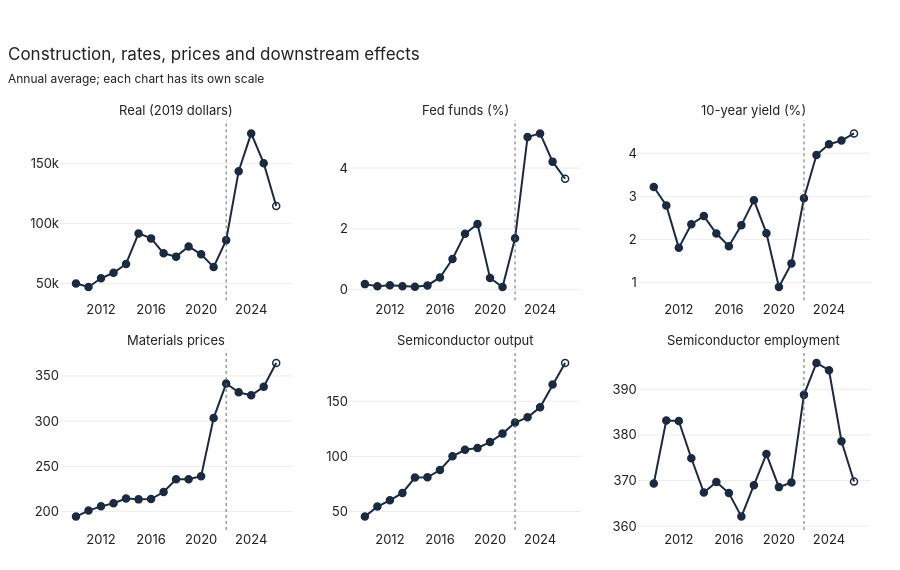

The cell this chart's notebook holds for it:
### Markdown cell above
## 6. Confounders

### Code cell
plot_small_multiples(fred, 'date', ['TLMFGCONS_real', 'FEDFUNDS', 'GS10', 'WPUSI012011', 'IPG3344S', 'CES3133440001'],
                     title='Construction, rates, prices and downstream effects',
                     subtitle='Annual average; each chart has its own scale')

### Figure 1 — Plotly figure (JSON) as saved in the notebook; plotly's stock layout.template omitted (floating-point values rounded to 4 significant figures)
{"data": [{"hovertemplate": "Real (2019 dollars) : %{y:,.0f}<extra></extra>", "line": {"color": "#1b2a41", "width": 2}, "marker": {"color": "#1b2a41", "line": {"color": "#1b2a41", "width": 1.5}, "size": 7, "symbol": ["circle", "circle", "circle", "circle", "circle", "circle", "circle", "circle", "circle", "circle", "circle", "circle", "circle", "circle", "circle", "circle", "circle-open"]}, "mode": "lines+markers", "name": "Real (2019 dollars)", "showlegend": false, "type": "scatter", "x": [2010, 2011, 2012, 2013, 2014, 2015, 2016, 2017, 2018, 2019, 2020, 2021, 2022, 2023, 2024, 2025, 2026], "xaxis": "x", "y": [50130.0, 47230.0, 54480.0, 59080.0, 66420.0, 91890.0, 87740.0, 75300.0, 72530.0, 81020.0, 74440.0, 63800.0, 86280.0, 143700.0, 175200.0, 150400.0, 114700.0], "yaxis": "y"}, {"hovertemplate": "Fed funds (%) : %{y:,.0f}<extra></extra>", "line": {"color": "#1b2a41", "width": 2}, "marker": {"color": "#1b2a41", "line": {"color": "#1b2a41", "width": 1.5}, "size": 7, "symbol": ["circle", "circle", "circle", "circle", "circle", "circle", "circle", "circle", "circle", "circle", "circle", "circle", "circle", "circle", "circle", "circle", "circle-open"]}, "mode": "lines+markers", "name": "Fed funds (%)", "showlegend": false, "type": "scatter", "x": [2010, 2011, 2012, 2013, 2014, 2015, 2016, 2017, 2018, 2019, 2020, 2021, 2022, 2023, 2024, 2025, 2026], "xaxis": "x2", "y": [0.175, 0.1017, 0.14, 0.1075, 0.08917, 0.1325, 0.395, 1.002, 1.832, 2.158, 0.3758, 0.08, 1.683, 5.024, 5.143, 4.212, 3.648], "yaxis": "y2"}, {"hovertemplate": "10-year yield (%) : %{y:,.0f}<extra></extra>", "line": {"color": "#1b2a41", "width": 2}, "marker": {"color": "#1b2a41", "line": {"color": "#1b2a41", "width": 1.5}, "size": 7, "symbol": ["circle", "circle", "circle", "circle", "circle", "circle", "circle", "circle", "circle", "circle", "circle", "circle", "circle", "circle", "circle", "circle", "circle-open"]}, "mode": "lines+markers", "name": "10-year yield (%)", "showlegend": false, "type": "scatter", "x": [2010, 2011, 2012, 2013, 2014, 2015, 2016, 2017, 2018, 2019, 2020, 2021, 2022, 2023, 2024, 2025, 2026], "xaxis": "x3", "y": [3.214, 2.786, 1.802, 2.351, 2.541, 2.136, 1.842, 2.33, 2.91, 2.144, 0.8942, 1.443, 2.952, 3.957, 4.208, 4.292, 4.459], "yaxis": "y3"}, {"hovertemplate": "Materials prices : %{y:,.0f}<extra></extra>", "line": {"color": "#1b2a41", "width": 2}, "marker": {"color": "#1b2a41", "line": {"color": "#1b2a41", "width": 1.5}, "size": 7, "symbol": ["circle", "circle", "circle", "circle", "circle", "circle", "circle", "circle", "circle", "circle", "circle", "circle", "circle", "circle", "circle", "circle", "circle-open"]}, "mode": "lines+markers", "name": "Materials prices", "showlegend": false, "type": "scatter", "x": [2010, 2011, 2012, 2013, 2014, 2015, 2016, 2017, 2018, 2019, 2020, 2021, 2022, 2023, 2024, 2025, 2026], "xaxis": "x4", "y": [194.5, 201.1, 205.8, 209.3, 214.5, 213.5, 213.9, 221.6, 235.8, 235.7, 239.2, 303.4, 341.5, 331.8, 328.5, 337.9, 364.2], "yaxis": "y4"}, {"hovertemplate": "Semiconductor output : %{y:,.0f}<extra></extra>", "line": {"color": "#1b2a41", "width": 2}, "marker": {"color": "#1b2a41", "line": {"color": "#1b2a41", "width": 1.5}, "size": 7, "symbol": ["circle", "circle", "circle", "circle", "circle", "circle", "circle", "circle", "circle", "circle", "circle", "circle", "circle", "circle", "circle", "circle", "circle-open"]}, "mode": "lines+markers", "name": "Semiconductor output", "showlegend": false, "type": "scatter", "x": [2010, 2011, 2012, 2013, 2014, 2015, 2016, 2017, 2018, 2019, 2020, 2021, 2022, 2023, 2024, 2025, 2026], "xaxis": "x5", "y": [45.31, 54.43, 60.1, 66.74, 80.72, 80.96, 87.6, 100.0, 105.9, 107.5, 112.9, 120.6, 130.7, 135.4, 144.4, 165.2, 184.7], "yaxis": "y5"}, {"hovertemplate": "Semiconductor employment : %{y:,.0f}<extra></extra>", "line": {"color": "#1b2a41", "width": 2}, "marker": {"color": "#1b2a41", "line": {"color": "#1b2a41", "width": 1.5}, "size": 7, "symbol": ["circle", "circle", "circle", "circle", "circle", "circle", "circle", "circle", "circle", "circle", "circle", "circle", "circle", "circle", "circle", "circle", "circle-open"]}, "mode": "lines+markers", "name": "Semiconductor employment", "showlegend": false, "type": "scatter", "x": [2010, 2011, 2012, 2013, 2014, 2015, 2016, 2017, 2018, 2019, 2020, 2021, 2022, 2023, 2024, 2025, 2026], "xaxis": "x6", "y": [369.3, 383.2, 383.0, 374.9, 367.4, 369.7, 367.2, 362.1, 369.0, 375.8, 368.6, 369.6, 388.8, 395.8, 394.2, 378.6, 369.8], "yaxis": "y6"}], "layout": {"annotations": [{"font": {"size": 13}, "showarrow": false, "text": "Real (2019 dollars)", "x": 0.1433, "xanchor": "center", "xref": "paper", "y": 1.0, "yanchor": "bottom", "yref": "paper"}, {"font": {"size": 13}, "showarrow": false, "text": "Fed funds (%)", "x": 0.5, "xanchor": "center", "xref": "paper", "y": 1.0, "yanchor": "bottom", "yref": "paper"}, {"font": {"size": 13}, "showarrow": false, "text": "10-year yield (%)", "x": 0.8567, "xanchor": "center", "xref": "paper", "y": 1.0, "yanchor": "bottom", "yref": "paper"}, {"font": {"size": 13}, "showarrow": false, "text": "Materials prices", "x": 0.1433, "xanchor": "center", "xref": "paper", "y": 0.44, "yanchor": "bottom", "yref": "paper"}, {"font": {"size": 13}, "showarrow": false, "text": "Semiconductor output", "x": 0.5, "xanchor": "center", "xref": "paper", "y": 0.44, "yanchor": "bottom", "yref": "paper"}, {"font": {"size": 13}, "showarrow": false, "text": "Semiconductor employment", "x": 0.8567, "xanchor": "center", "xref": "paper", "y": 0.44, "yanchor": "bottom", "yref": "paper"}], "height": 570, "hovermode": "closest", "shapes": [{"line": {"color": "#6b6b6b", "dash": "dot", "width": 1}, "type": "line", "x0": 2022, "x1": 2022, "xref": "x", "y0": 0, "y1": 1, "yref": "y domain"}, {"line": {"color": "#6b6b6b", "dash": "dot", "width": 1}, "type": "line", "x0": 2022, "x1": 2022, "xref": "x2", "y0": 0, "y1": 1, "yref": "y2 domain"}, {"line": {"color": "#6b6b6b", "dash": "dot", "width": 1}, "type": "line", "x0": 2022, "x1": 2022, "xref": "x3", "y0": 0, "y1": 1, "yref": "y3 domain"}, {"line": {"color": "#6b6b6b", "dash": "dot", "width": 1}, "type": "line", "x0": 2022, "x1": 2022, "xref": "x4", "y0": 0, "y1": 1, "yref": "y4 domain"}, {"line": {"color": "#6b6b6b", "dash": "dot", "width": 1}, "type": "line", "x0": 2022, "x1": 2022, "xref": "x5", "y0": 0, "y1": 1, "yref": "y5 domain"}, {"line": {"color": "#6b6b6b", "dash": "dot", "width": 1}, "type": "line", "x0": 2022, "x1": 2022, "xref": "x6", "y0": 0, "y1": 1, "yref": "y6 domain"}], "title": {"subtitle": {"text": "Annual average; each chart has its own scale"}, "text": "Construction, rates, prices and downstream effects"}, "xaxis": {"anchor": "y", "domain": [0.0, 0.2867], "dtick": 4, "matches": "x4", "showticklabels": true}, "xaxis2": {"anchor": "y2", "domain": [0.3567, 0.6433], "dtick": 4, "matches": "x5", "showticklabels": true}, "xaxis3": {"anchor": "y3", "domain": [0.7133, 1.0], "dtick": 4, "matches": "x6", "showticklabels": true}, "xaxis4": {"anchor": "y4", "domain": [0.0, 0.2867], "dtick": 4, "showticklabels": true}, "xaxis5": {"anchor": "y5", "domain": [0.3567, 0.6433], "dtick": 4, "showticklabels": true}, "xaxis6": {"anchor": "y6", "domain": [0.7133, 1.0], "dtick": 4, "showticklabels": true}, "yaxis": {"anchor": "x", "domain": [0.56, 1.0], "title": {}}, "yaxis2": {"anchor": "x2", "domain": [0.56, 1.0]}, "yaxis3": {"anchor": "x3", "domain": [0.56, 1.0]}, "yaxis4": {"anchor": "x4", "domain": [0.0, 0.44]}, "yaxis5": {"anchor": "x5", "domain": [0.0, 0.44]}, "yaxis6": {"anchor": "x6", "domain": [0.0, 0.44]}}}
